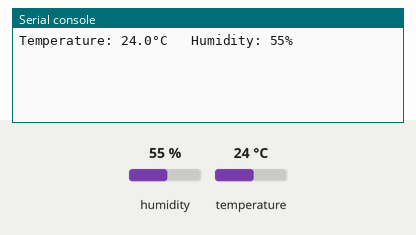
Recording of a program running on a simulated pyboard running MicroPython. Parts: the last lines printed to the serial console. The inputs (shaded band) are chosen by the test bench; at power-on: humidity 55 %, temperature 24 °C.

Above: at 1.2 s.
1.3 s: humidity set to 22 %
At 3.3 s:
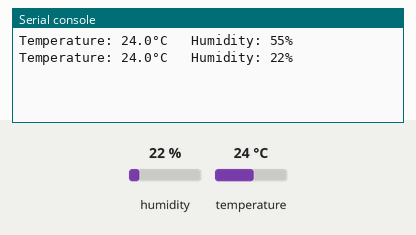
4.0 s: temperature set to 12 °C
At 4.5 s:
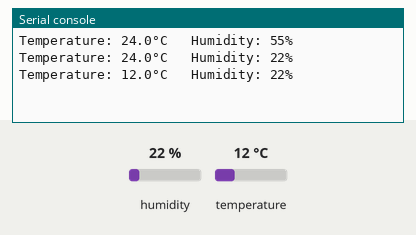
6.7 s: humidity set to 40 %
At 9.2 s:
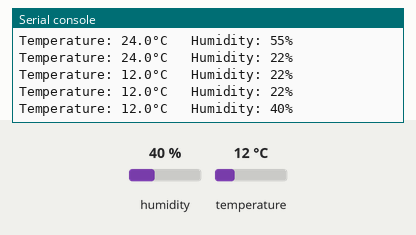
Timing chart, 0 to 10.7 s (numbered marks = the images above; inputs shaded):
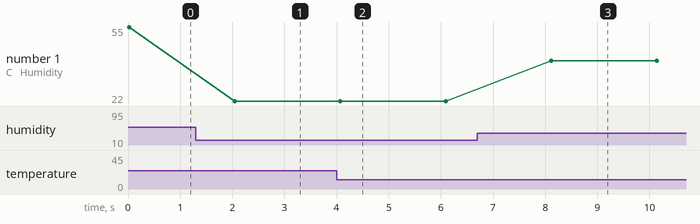

The program:

DHT22_01.py
```python
# 從 machine 模組引入 Pin 類別，用於 GPIO 控制
from machine import Pin

# 引入 time 模組中的 sleep 函式，用於延遲
from time import sleep

# 引入 dht 模組，用於 DHT 溫濕度感測器
import dht

# 初始化 DHT22 感測器，連接到 GPIO 16
sensor = dht.DHT22(Pin(16))  # 使用 DHT22 型號
# 如果使用 DHT11，可以將上面一行替換為
# sensor1 = dht.DHT11(Pin(16))

# 無限迴圈，每隔一段時間測量溫度和濕度
while True:
    sensor.measure()  # 開始測量溫度和濕度
    temp = sensor.temperature()  # 取得測量的溫度
    hum = sensor.humidity()  # 取得測量的濕度

    # 列印溫度和濕度
    print("Temperature: {}°C   Humidity: {:.0f}% ".format(temp, hum))  # 格式化輸出

    # 延遲 2 秒，避免過於頻繁的測量
    sleep(2)  # 等待 2 秒
```

Measured:
- after the input at 1.3 s, the serial console: prints a new line after 0.75 s (image 1)
- after the input at 4.0 s, the serial console: prints a new line after 0.07 s (image 2)
- after the input at 6.7 s, the serial console: prints a new line after 1.4 s (image 3)
- plotted number 1: 55 → 22 after the input at 1.3 s, 22 → 40 after the input at 6.7 s
